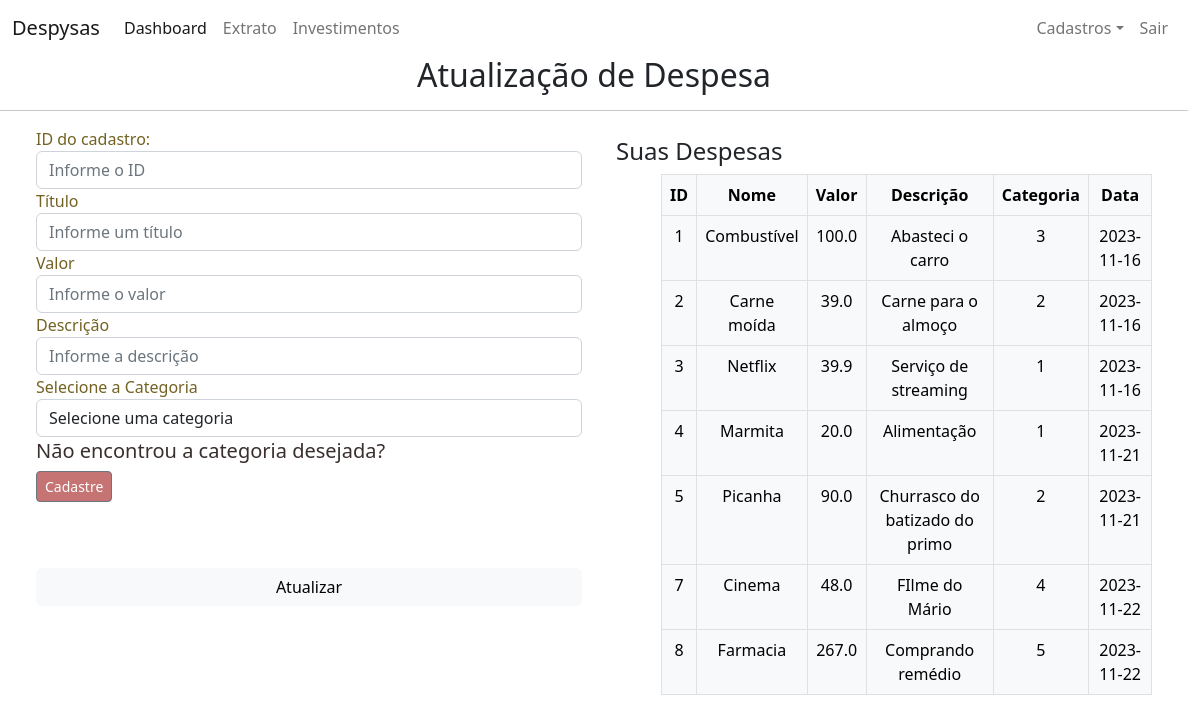
/editar_despesa (signed in), run on the app's committed database.
### despysas/models.py (models this page shows)
class Despesas(db.Model):
    id = db.Column(db.Integer, primary_key=True)
    nome = db.Column(db.String(length=30), nullable=False)
    valor = db.Column(db.Float, nullable=False)
    descricao = db.Column(db.String(length=500), nullable=False)
    categoria = db.Column(db.Integer, db.ForeignKey('categorias.id'), nullable=False)
    data = db.Column(db.Date, default=date.today(), nullable=True)

### despysas/routes.py (the view, shortened to what this page needs)
@app.route('/editar_despesa', methods=['GET', 'POST'])
def page_edita_despesa():
    form = EditaFormDespesa() # consulta informacoes do formulario de cadastro de despesas
    form.categoria.choices = [(0,'Selecione uma categoria')]+[(cat.id, cat.nome) for cat in Categorias.query.all()]
    id = form.id.data
    return render_template("editar_despesa.html", despesa=Despesas.query.all(), form=form) # renderiza o formulario

### despysas/forms.py
class EditaFormDespesa(FlaskForm):
    id = IntegerField(label="ID do cadastro:", validators=[DataRequired()])
    nome = StringField(label="Título", validators=[Length(max=30), DataRequired()])
    valor = FloatField(label="Valor", validators=[DataRequired()])
    descricao = StringField(label="Descrição", validators=[Length(max=500), DataRequired()])
    categoria = SelectField(label="Selecione a Categoria", choices=[], validators=[DataRequired()])
    submit = SubmitField(label="Atualizar")

### despysas/models.py (called while the page is built)
@login_manager.user_loader
def load_user(user_id):
    return Users.query.get(int(user_id))

### despysas/templates/editar_despesa.html (shortened to what this page needs)
{% extends 'base.html' %}
{% block content %}
    <h2 style="text-align: center;">Atualização de Despesa</h2>
    <hr>
    <div class="container">
        <div class="row">
            <div class="col-sm-6">
                <form method="POST" class="form-register" id="CadastroFormDespesa" style="color: #736222;">
                    {{ form.id.label() }}
                    {{ form.id(class="form-control", placeholder="Informe o ID")}}
                    {{ form.nome.label() }}
                    {{ form.nome(class="form-control", placeholder="Informe um título")}}
                    {{ form.valor.label() }}
                    {{ form.valor(class="form-control", placeholder="Informe o valor")}}
                    {{ form.descricao.label() }}
                    {{ form.descricao(class="form-control", placeholder="Informe a descrição")}}
                    {{ form.categoria.label() }}
                    {{ form.categoria(class="form-control", id="categoria")}}
                    <div class="checkbox mb-3" style="padding-top: 2px; color: rgb(58, 47, 47);">
                        <h5>Não encontrou a categoria desejada?</h5>
                        <a href="{{url_for('page_cadastro_categoria')}}" class="btn btn-sm btn-secondary">Cadastre</a>
                    </div>
                    <div class="d-grid" style="padding-top: 50px;">
                        {{ form.submit(class="btn btn-md btn-light")}}
                    </div>
                </form>
            </div>
            <div class="col-sm-6">
                <h4 style="margin-left: 10px; margin-top: 10px;">Suas Despesas</h4>
                <table class="table table-hover table-bordered table-light" style="max-width: 90%; text-align: center; margin-left: 55px;">
                    <thead>
                        <th scope="col">ID</th>
                        <th scope="col">Nome</th>
                        <th scope="col">Valor</th>
                        <th scope="col">Descrição</th>
                        <th scope="col">Categoria</th>
                        <th scope="col">Data</th>
                    </thead>
                    <tbody>
                        {% for item in despesa %}
                        <tr>
                            <td>{{item.id}}</td>
                            <td>{{item.nome}}</td>
                            <td>{{item.valor}}</td>
                            <td>{{item.descricao}}</td>
                            <td>{{item.categoria}}</td>
                            <td>{{item.data}}</td>
                        </tr>
                        {% endfor %}
                    </tbody>
                </table>
            </div>
        </div>
    </div>
{% endblock %}

### despysas/templates/editar_despesa.html (style rules this page uses)
.btn-secondary { background-color: rgba(150, 0, 0, 0.55); }

### despysas/templates/base.html (style rules this page uses)
html, body { height: 100%; margin: 0; max-width: 100%; padding: 0; }
body { background-image: url("/static/background.jpg"); background: #fdc700; background: -moz-linear-gradient(top, #fff 0%, #fdc700 100%); background: -webkit-gradient(linear, left top, left bottom, color-stop(0%, #633535), color-stop(100%, #943bea)); background: -webkit-linear-gradient(top, #FAF844 10%, #DEAA3C 100%); background: -o-linear-gradient(top, #DEAA3C 0%, #fdc700 100%); background: -ms-linear-gradient(top, #554d4d 0%, #F5D14E 100%); background: linear-gradient(to bottom, #ffffff 0%, #ffffff 100%); }

### data on the page
Despesas: id "1", nome "Combustível", valor "100.0", descricao "Abasteci o carro", categoria "3", data "2023-11-16"
Despesas: id "2", nome "Carne moída", valor "39.0", descricao "Carne para o almoço", categoria "2", data "2023-11-16"
Despesas: id "3", nome "Netflix", valor "39.9", descricao "Serviço de streaming", categoria "1", data "2023-11-16"
Despesas: id "4", nome "Marmita", valor "20.0", descricao "Alimentação", categoria "1", data "2023-11-21"
Despesas: id "5", nome "Picanha", valor "90.0", descricao "Churrasco do batizado do primo", categoria "2", data "2023-11-21"
Despesas: id "7", nome "Cinema", valor "48.0", descricao "FIlme do Mário", categoria "4", data "2023-11-22"
Despesas: id "8", nome "Farmacia", valor "267.0", descricao "Comprando remédio", categoria "5", data "2023-11-22"
